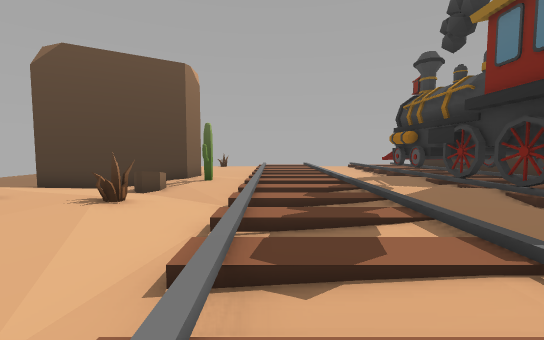
view 1 (above)

24 first-person views from a walk through a Unity game level. The camera is 1.3 m above the floor, tilts 4° down and sees 90° across. The floor is counted in squares, 1 m on a side. Each view is taken from the middle of a square. On the plan, view 1 faces up. The plan holds only what a view shows up to about 13 squares ahead; the rest is blank. The place goes on beyond the plan. The player character is not drawn.

view 2
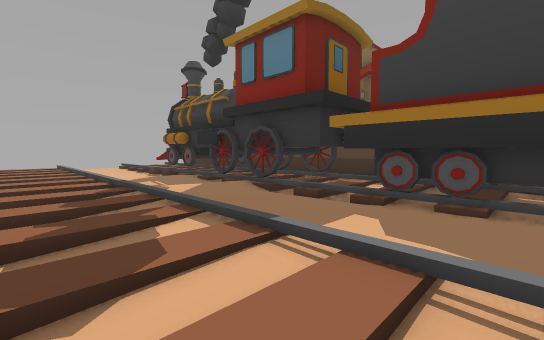

view 3
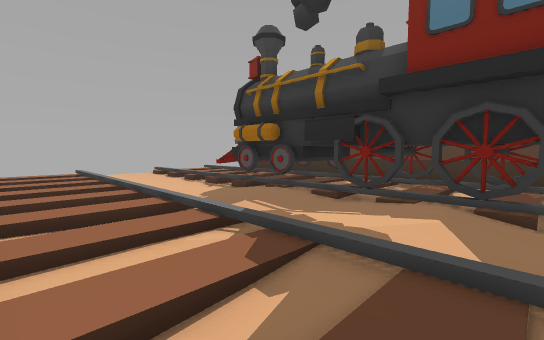

view 4
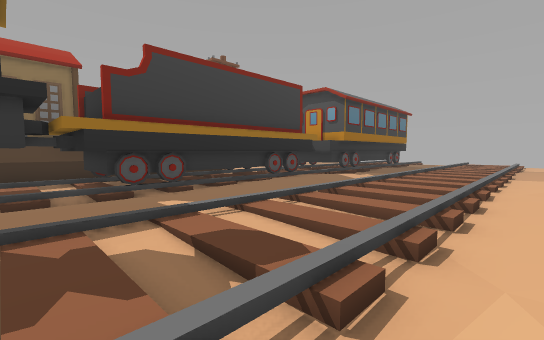

view 5
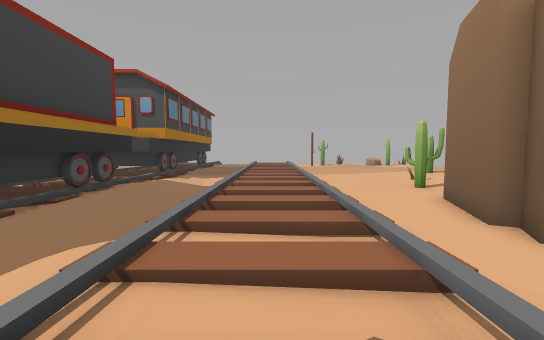

view 6
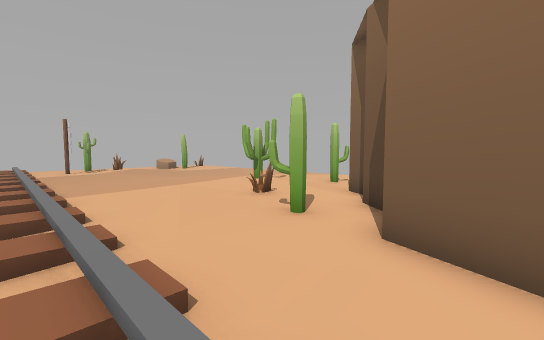

view 7
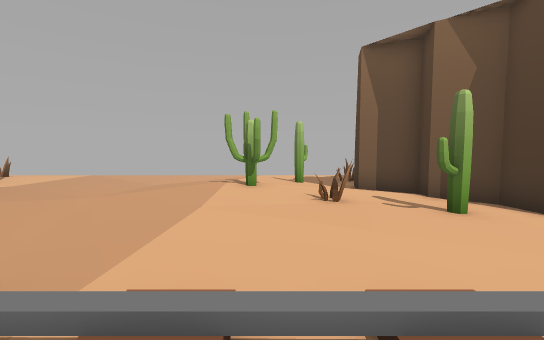

view 8
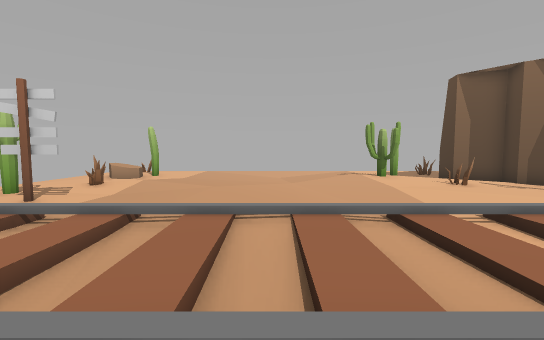

view 9
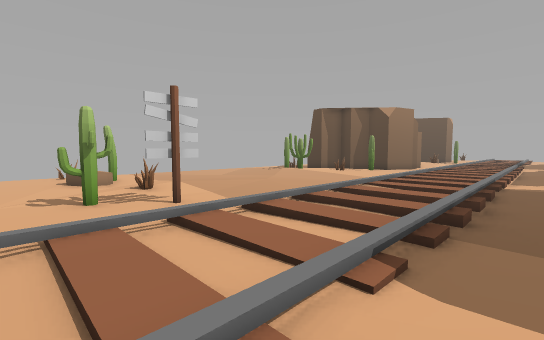

view 10
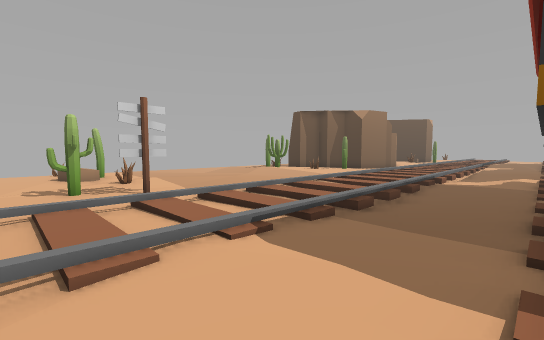

view 11
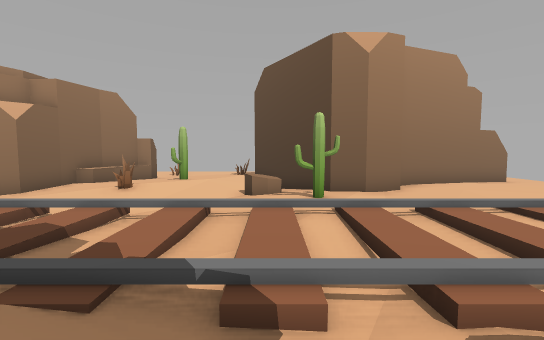

view 12
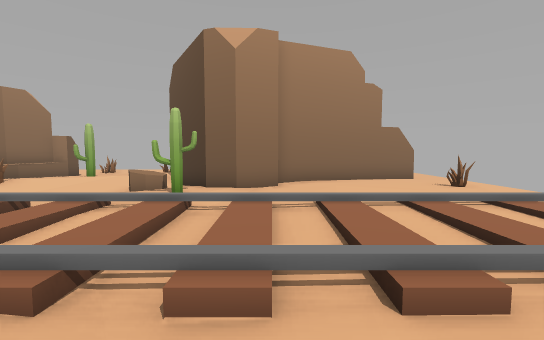

view 13
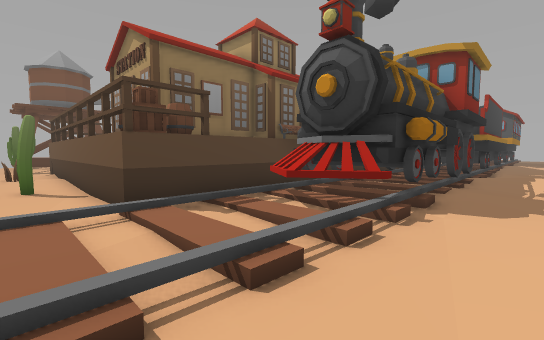

view 14
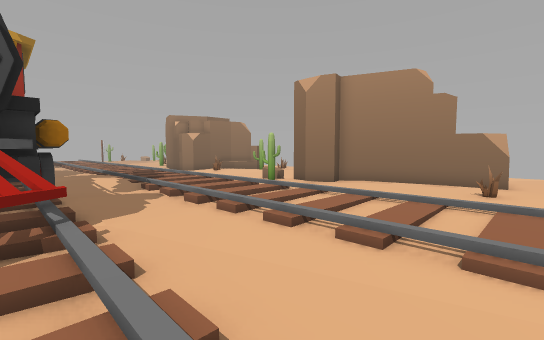

view 15
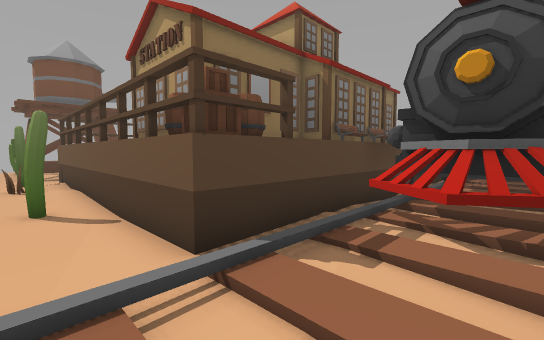

view 16
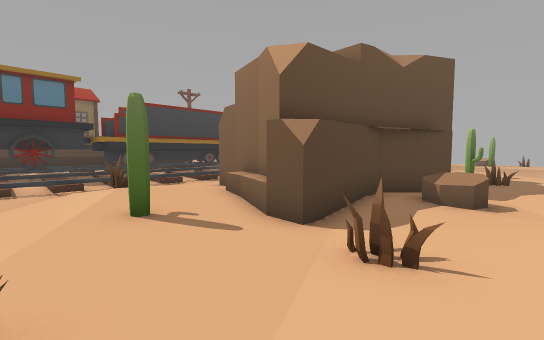

view 17
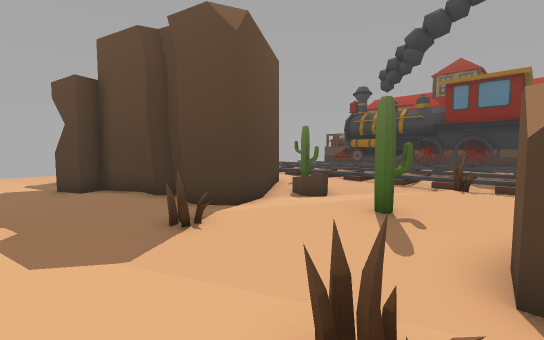

view 18
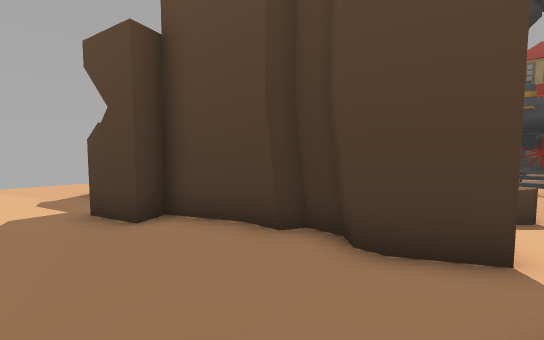

view 19
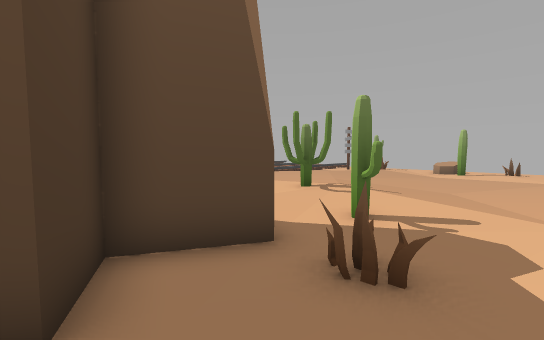

view 20
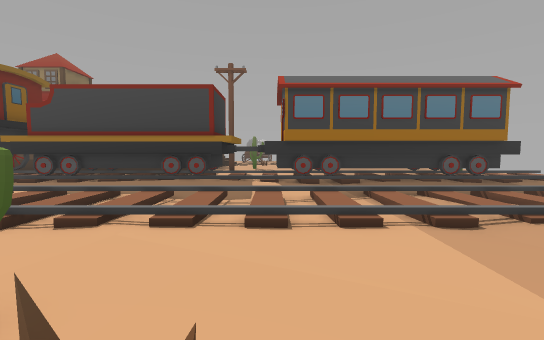

view 21
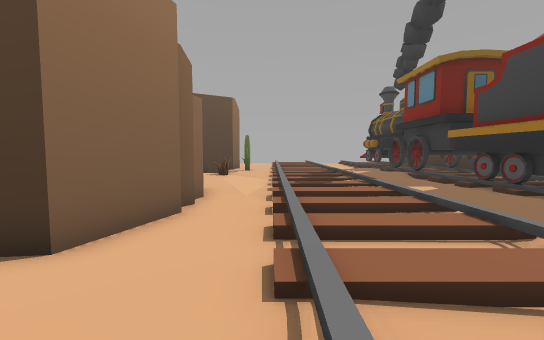

view 22
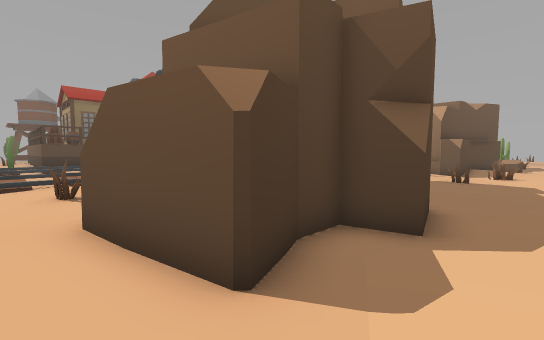

view 23
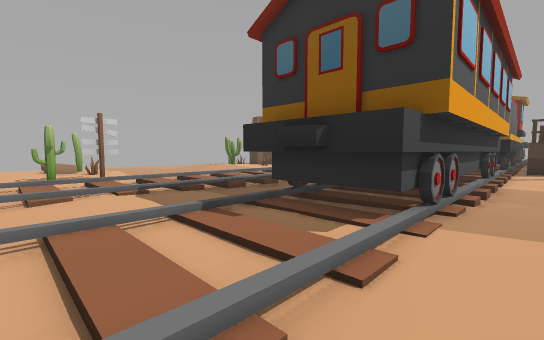

view 24
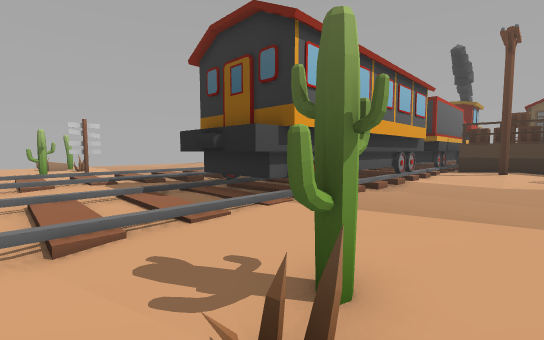

### Floor plan
Key: @ floor where view 1 was taken; # wall or solid block; x gap in a wall; . main floor; : floor 0.25 m higher than the main floor; / step, stairs or slope; = window, fence, low wall or low ledge; ^ raised ledge; v drop or lower ground; C cactus; W wheel; B box; A barrel; E bench; P pole; O other object.
Columns run from 12 left of view 1 to 14 right of it. Each row starts with its distance up from view 1.
 21 .........../////../////....
 20 ...###..::::::..../........
 19 ..#####::::::::/../:::/####
 18 ...#  #::::::...../..::BAA
 17 ...#  #::::::::/../:=::AA #
 16 ..##  ##::::////../=#=:   #
 15 ..##   #::://///../###:   #
 14 ..##   ##../////..W####   #
 13 ...#   ###./////..###     #
 12 ...##  ##C./////.:W## v  ##
 11 ....#####C.......:### v  #
 10 ....####=../:::/..### v  E
  9 ..:.....=.....:::.W##    O
  8 ...:::.....////:::/##    #
  7 ....:::/...////:::W##
  6 .....CC:://////::/W##
  5 .....:::::.///::://####
  4 ...##v::::....::::###^^
  3 ...####::../::::::###^x
  2 ..:#  ####....::::##
  1 .O/#     #./:::/..##
  0 .=##     #..@.....##
 -1 ..##    ##./////.:##
 -2 ..##    ##./////.:##
 -3 ..##    #../////.:##
 -4 ...######../////.:##
 -5 ...####.C........:####   P:
 -6 ...##.:.C::/:::/.:#####. :.
 -7 .....::::::......./   ...:.
 -8 ..CC:::::::/:::/..#####....
 -9 ..:::CC:::........## ##....
-10 .::::C::::://///..#   #....
-11 ..::::::::./////..#   #....
-12 ....:::::../////..#   #....
-13 ......:::::::://..#   #....
-14 .....::::::::.....#   #....
-15 ....:::::::::::/..#   #....
-16 ......:::::.......#   #::::
-17 .....:::::./:::/..#   #::::
-18 .....::::.........## ##::::
-19 .....::::../////..#####::::
-20 .::CO.::.#.///::::/::::::::
-21 .:::=..:C..///::::/:::::CC.
-22 .::::..:C..//::::./////...
-23 ................../...... .

Where each view was taken, in squares from view 1:
view 1: 0 up, 0 right, facing up
view 2: 0 up, 0 right, facing up-right
view 3: 6 up, 0 right, facing up-right
view 4: 5 up, 2 left, facing down-right
view 5: 4 up, 1 right, facing down
view 6: 2 down, 0 right, facing down-left
view 7: 9 down, 1 right, facing left
view 8: 14 down, 4 right, facing left
view 9: 23 down, 4 right, facing up-left
view 10: 23 down, 6 right, facing up-left
view 11: 10 up, 5 right, facing left
view 12: 14 up, 5 right, facing left
view 13: 21 up, 4 right, facing down-right
view 14: 21 up, 7 right, facing down-left
view 15: 21 up, 7 right, facing down-right
view 16: 8 up, 12 left, facing down-right
view 17: 4 up, 12 left, facing up-right
view 18: 9 up, 12 left, facing up-right
view 19: 3 down, 12 left, facing down-right
view 20: 8 down, 6 left, facing right
view 21: 7 down, 1 left, facing up
view 22: 21 up, 12 left, facing down-right
view 23: 23 down, 11 right, facing up-left
view 24: 23 down, 14 right, facing up-left
